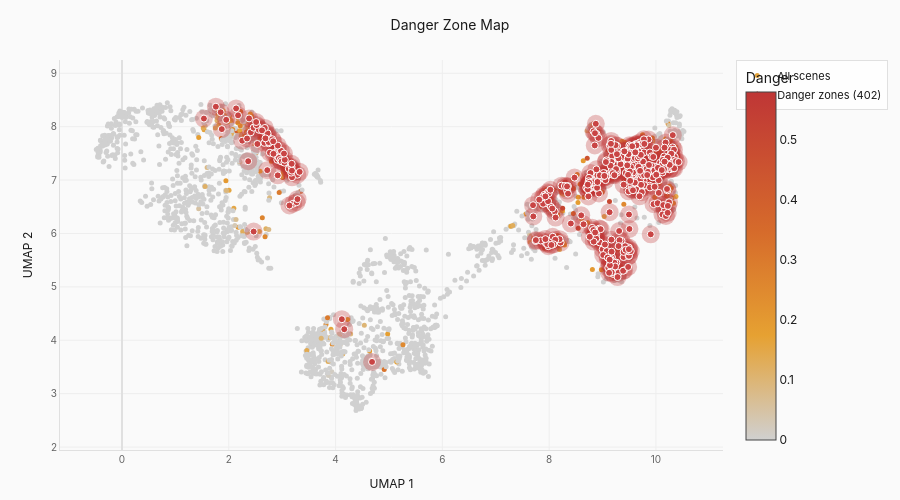

Notebook cell for this chart:
### Markdown cell above
## 3.4 Danger Zones

Scenes near boundaries AND with high ADE class change rate.

### Code cell
danger_df = identify_danger_zones(
    data.scenes, data.embeddings, data.pairs,
    k=10, boundary_threshold=0.3, ade_change_threshold=0.5
)

n_danger = danger_df["is_danger"].sum()
affected_pairs = data.pairs[
    (data.pairs["clip_a"].isin(danger_df[danger_df["is_danger"]]["clip_id"])) |
    (data.pairs["clip_b"].isin(danger_df[danger_df["is_danger"]]["clip_id"]))
]

print(f"Danger Zone Summary")
print(f"═" * 40)
print(f"  Danger zones:    {n_danger:>6d} scenes")
print(f"  Affected pairs:  {len(affected_pairs):>6d} ({format_pct(len(affected_pairs)/len(data.pairs))})")

fig = create_danger_zone_plot(danger_df)
fig.show()

if filters.export_mode.value:
    export_figure_for_print(fig, "fig7_danger_zones")

### Figure 1 — Plotly figure (JSON) as saved in the notebook; plotly's stock layout.template omitted (floating-point values rounded to 4 significant figures; data arrays with more than 128 entries replaced by an {"elided": "..."} marker saying what was removed)
{"data": [{"hoverinfo": "text", "marker": {"cmax": 0.5791, "cmin": 0, "color": {"elided": "2647 float values"}, "colorbar": {"title": {"text": "Danger"}}, "colorscale": [[0.0, "#d0d0d0"], [0.3, "#e6a132"], [0.6, "#d66b2b"], [1.0, "#bf3636"]], "size": 5}, "mode": "markers", "name": "All scenes", "text": {"elided": "2647 str values"}, "x": {"elided": "2647 float values"}, "y": {"elided": "2647 float values"}, "type": "scatter"}, {"hoverinfo": "skip", "marker": {"color": "rgba(191, 54, 54, 0.3)", "size": 18}, "mode": "markers", "showlegend": false, "x": {"elided": "402 float values"}, "y": {"elided": "402 float values"}, "type": "scatter"}, {"marker": {"color": "#c94444", "line": {"color": "#ffffff", "width": 1}, "size": 7}, "mode": "markers", "name": "Danger zones (402)", "x": {"elided": "402 float values"}, "y": {"elided": "402 float values"}, "type": "scatter"}], "layout": {"font": {"family": "Inter, -apple-system, system-ui, sans-serif", "color": "#1a1a1a", "size": 12}, "title": {"font": {"size": 14, "color": "#1a1a1a"}, "text": "Danger Zone Map", "x": 0.5, "xanchor": "center"}, "legend": {"font": {"size": 11}, "bgcolor": "rgba(255,255,255,0.8)", "bordercolor": "#e0e0e0", "borderwidth": 1}, "margin": {"l": 60, "r": 40, "t": 60, "b": 50}, "xaxis": {"title": {"font": {"size": 12}, "text": "UMAP 1"}, "tickfont": {"size": 10, "color": "#666666"}, "gridcolor": "#eeeeee", "linecolor": "#e0e0e0", "zerolinecolor": "#e0e0e0", "scaleanchor": "y"}, "yaxis": {"title": {"font": {"size": 12}, "text": "UMAP 2"}, "tickfont": {"size": 10, "color": "#666666"}, "gridcolor": "#eeeeee", "linecolor": "#e0e0e0", "zerolinecolor": "#e0e0e0"}, "paper_bgcolor": "#fafafa", "plot_bgcolor": "#fafafa", "height": 500, "showlegend": true}}
